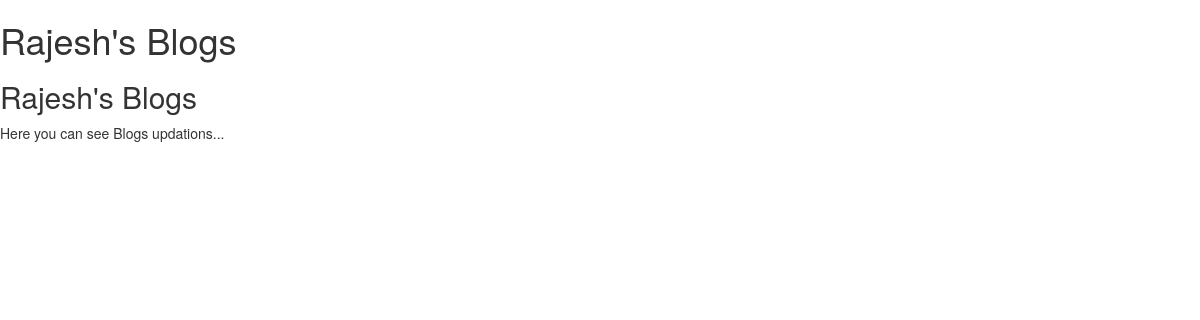
The app's page /, older data.
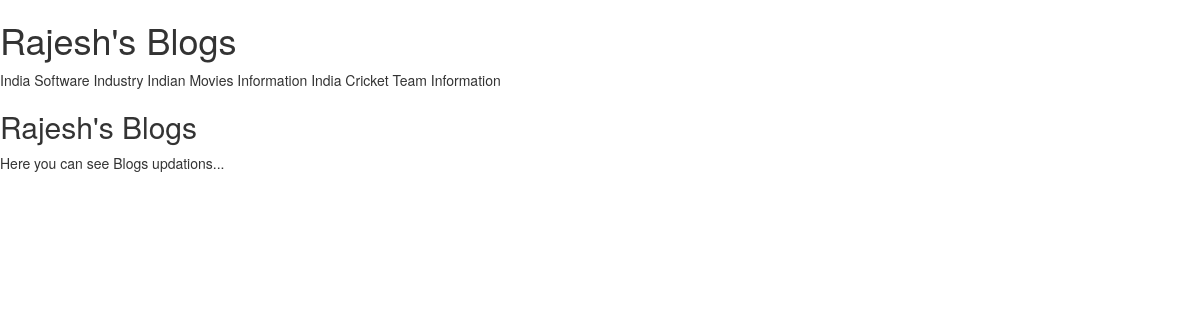
The same page, newer data.
### blog/models.py (models this page shows, shortened)
class Post(models.Model):
    STATUS_CHOICES=(('draft','Draft'),('published','Published'))
    title=models.CharField(max_length=256)
    slug = models.SlugField(max_length=264, unique_for_date='publish')
    author=models.ForeignKey(User, related_name='blog_posts')
    body= models.TextField()
    publish = models.DateTimeField(default=timezone.now)
    created = models.DateTimeField(auto_now_add=True)
    updated = models.DateTimeField(auto_now=True)
    status = models.CharField(max_length=100, choices=STATUS_CHOICES,default='draft')
    class Meta:
        ordering=('-publish',)

### blog/views.py (the view)
# urls.py: url(r'^$', views.post_list_view),
def post_list_view(request):
    post_list = Post.objects.all()
    return render(request, 'blog/post_list.html',{'post_list':post_list})

### templates/blog/post_list.html (shortened to what this page needs)
{%extends 'blog/base.html'%}
    {%block content%}
    <h1>Rajesh's Blogs</h1>
    {%for post in post_list%}
            {{post.title}}
    {%endfor%}
    {%endblock%}

### templates/blog/base.html (shortened to what this page needs)
<!DOCTYPE html>
{%load staticfiles%}
<html lang="en" dir="ltr">
  <head>
<link rel="stylesheet" href="https://maxcdn.bootstrapcdn.com/bootstrap/3.3.7/css/bootstrap.min.css">
<link rel="stylesheet" href="{%static 'css/blog.css' %}">
  </head>
  <body>
    <div class="content">
      {%block content%} {%endblock%}
      <div class="sidebar">
        <h2>Rajesh's Blogs</h2>
        <p>Here you can see Blogs updations...</p>
      </div>
    </div>
  </body>
</html>

Row changes from the older to the newer data that the page shows:
added Post: title "India Software Industry"
added Post: title "Indian Movies Information"
added Post: title "India Cricket Team Information"
